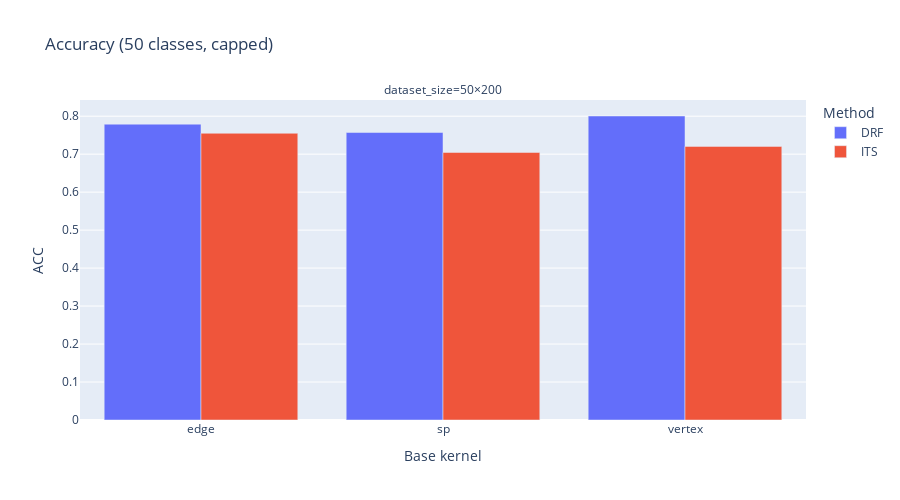
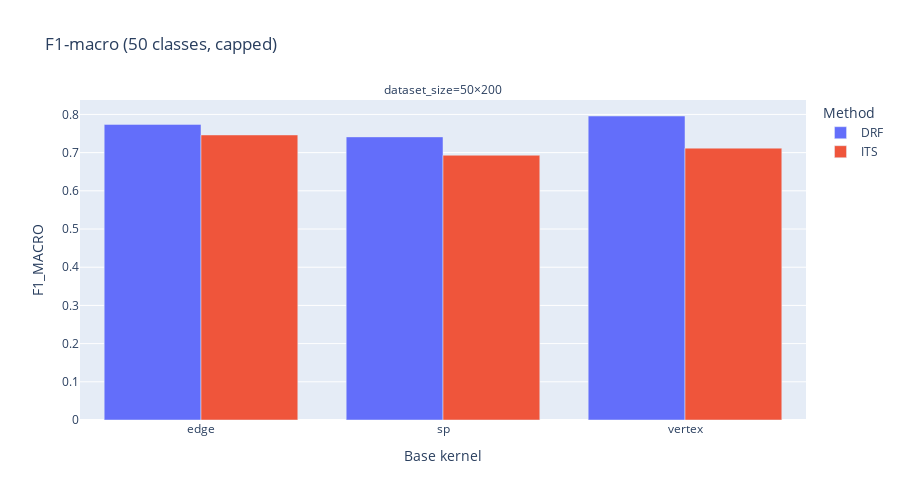
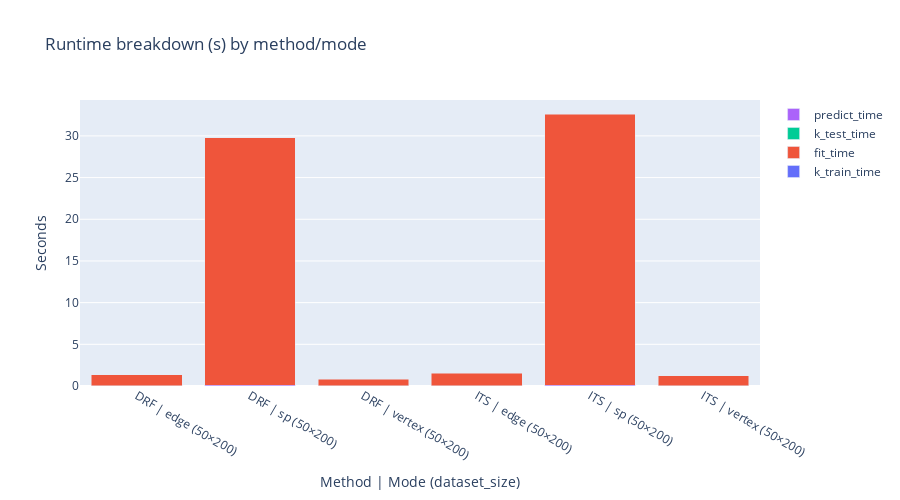

Notebook code cell kept with these figures, in order:
### Code cell
fig_acc = plot_metric_bars(results_50xN, metric="acc", facet_by="dataset_size", title="Accuracy (50 classes, capped)")
fig_acc.show()

fig_f1 = plot_metric_bars(results_50xN, metric="f1_macro", facet_by="dataset_size", title="F1-macro (50 classes, capped)")
fig_f1.show()

# Runtime bars; note kernel times will be NaN when using linear; stacked bars still OK
fig_rt = plot_runtime_bars(results_50xN, facet_by="dataset_size")
fig_rt.show()

### Figure 1 — Plotly figure (JSON) as saved in the notebook; plotly's stock layout.template omitted (floating-point values rounded to 4 significant figures)
{"data": [{"alignmentgroup": "True", "error_y": {"array": [NaN, NaN, NaN]}, "hovertemplate": "method=DRF<br>dataset_size=50×200<br>Base kernel=%{x}<br>ACC=%{y}<extra></extra>", "legendgroup": "DRF", "marker": {"color": "#636efa", "pattern": {"shape": ""}}, "name": "DRF", "offsetgroup": "DRF", "orientation": "v", "showlegend": true, "textposition": "auto", "type": "bar", "x": ["edge", "sp", "vertex"], "xaxis": "x", "y": [0.779, 0.757, 0.8005], "yaxis": "y"}, {"alignmentgroup": "True", "error_y": {"array": [NaN, NaN, NaN]}, "hovertemplate": "method=ITS<br>dataset_size=50×200<br>Base kernel=%{x}<br>ACC=%{y}<extra></extra>", "legendgroup": "ITS", "marker": {"color": "#EF553B", "pattern": {"shape": ""}}, "name": "ITS", "offsetgroup": "ITS", "orientation": "v", "showlegend": true, "textposition": "auto", "type": "bar", "x": ["edge", "sp", "vertex"], "xaxis": "x", "y": [0.755, 0.7045, 0.7205], "yaxis": "y"}], "layout": {"annotations": [{"font": {}, "showarrow": false, "text": "dataset_size=50×200", "x": 0.5, "xanchor": "center", "xref": "paper", "y": 1, "yanchor": "bottom", "yref": "paper"}], "barmode": "group", "height": 500, "legend": {"title": {"text": "Method"}, "tracegroupgap": 0}, "title": {"text": "Accuracy (50 classes, capped)"}, "xaxis": {"anchor": "y", "domain": [0, 1], "title": {"text": "Base kernel"}}, "yaxis": {"anchor": "x", "domain": [0, 1], "title": {"text": "ACC"}}}}

### Figure 2 — Plotly figure (JSON) as saved in the notebook; plotly's stock layout.template omitted (floating-point values rounded to 4 significant figures)
{"data": [{"alignmentgroup": "True", "error_y": {"array": [NaN, NaN, NaN]}, "hovertemplate": "method=DRF<br>dataset_size=50×200<br>Base kernel=%{x}<br>F1_MACRO=%{y}<extra></extra>", "legendgroup": "DRF", "marker": {"color": "#636efa", "pattern": {"shape": ""}}, "name": "DRF", "offsetgroup": "DRF", "orientation": "v", "showlegend": true, "textposition": "auto", "type": "bar", "x": ["edge", "sp", "vertex"], "xaxis": "x", "y": [0.774, 0.7412, 0.7959], "yaxis": "y"}, {"alignmentgroup": "True", "error_y": {"array": [NaN, NaN, NaN]}, "hovertemplate": "method=ITS<br>dataset_size=50×200<br>Base kernel=%{x}<br>F1_MACRO=%{y}<extra></extra>", "legendgroup": "ITS", "marker": {"color": "#EF553B", "pattern": {"shape": ""}}, "name": "ITS", "offsetgroup": "ITS", "orientation": "v", "showlegend": true, "textposition": "auto", "type": "bar", "x": ["edge", "sp", "vertex"], "xaxis": "x", "y": [0.7463, 0.6932, 0.7118], "yaxis": "y"}], "layout": {"annotations": [{"font": {}, "showarrow": false, "text": "dataset_size=50×200", "x": 0.5, "xanchor": "center", "xref": "paper", "y": 1, "yanchor": "bottom", "yref": "paper"}], "barmode": "group", "height": 500, "legend": {"title": {"text": "Method"}, "tracegroupgap": 0}, "title": {"text": "F1-macro (50 classes, capped)"}, "xaxis": {"anchor": "y", "domain": [0, 1], "title": {"text": "Base kernel"}}, "yaxis": {"anchor": "x", "domain": [0, 1], "title": {"text": "F1_MACRO"}}}}

### Figure 3 — Plotly figure (JSON) as saved in the notebook; plotly's stock layout.template omitted (floating-point values rounded to 4 significant figures)
{"data": [{"name": "k_train_time", "type": "bar", "x": ["DRF | edge (50×200)", "DRF | sp (50×200)", "DRF | vertex (50×200)", "ITS | edge (50×200)", "ITS | sp (50×200)", "ITS | vertex (50×200)"], "y": [NaN, NaN, NaN, NaN, NaN, NaN]}, {"name": "fit_time", "type": "bar", "x": ["DRF | edge (50×200)", "DRF | sp (50×200)", "DRF | vertex (50×200)", "ITS | edge (50×200)", "ITS | sp (50×200)", "ITS | vertex (50×200)"], "y": [1.323, 29.76, 0.7856, 1.503, 32.59, 1.257]}, {"name": "k_test_time", "type": "bar", "x": ["DRF | edge (50×200)", "DRF | sp (50×200)", "DRF | vertex (50×200)", "ITS | edge (50×200)", "ITS | sp (50×200)", "ITS | vertex (50×200)"], "y": [NaN, NaN, NaN, NaN, NaN, NaN]}, {"name": "predict_time", "type": "bar", "x": ["DRF | edge (50×200)", "DRF | sp (50×200)", "DRF | vertex (50×200)", "ITS | edge (50×200)", "ITS | sp (50×200)", "ITS | vertex (50×200)"], "y": [0.007195, 0.06663, 0.004449, 0.007988, 0.06902, 0.005557]}], "layout": {"barmode": "stack", "height": 500, "title": {"text": "Runtime breakdown (s) by method/mode"}, "xaxis": {"title": {"text": "Method | Mode (dataset_size)"}}, "yaxis": {"title": {"text": "Seconds"}}}}
